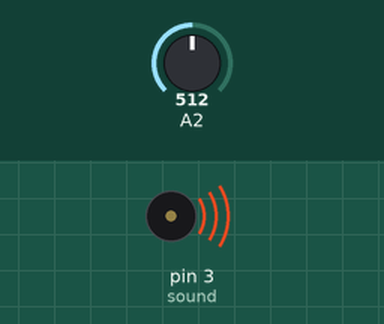
The sketch below on a simulated Arduino Uno, built for the host (arithmetic inside an expression is 32-bit, double 64-bit). Parts: buzzer (waves = sounding). The inputs (shaded band) are chosen by the test bench; at power-on: A2 = 512. What the sketch prints to the serial monitor is not drawn.

Above: at 1.2 s.
1.3 s: A2 set to 0
At 2.5 s:
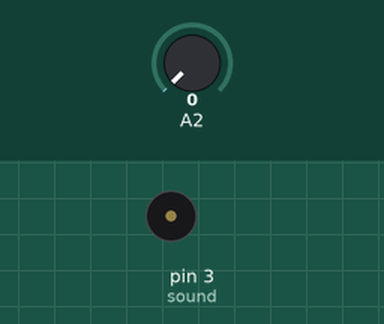
2.8 s: A2 set to 122
At 3.7 s:
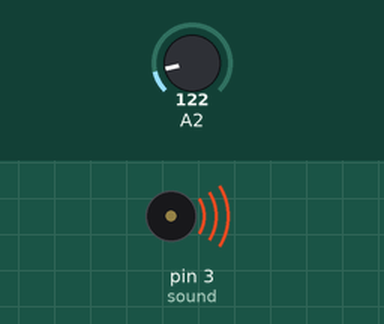
Timing chart, 0 to 5.8 s (numbered marks = the images above; inputs shaded):
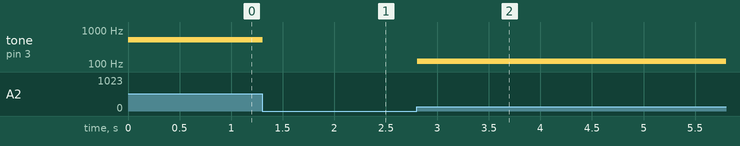

Measured:
- after the input at 1.3 s, tone on pin 3 (sound): 512 Hz → silent at once
- after the input at 2.8 s, tone on pin 3 (sound): silent → 122 Hz at once

The sketch:

soundmaker.ino
```cpp
#include <ArduinoSTL.h>

using namespace std;
const int sound = 3;
void setup() {
  Serial.begin(9600);
  pinMode(sound, OUTPUT);
}

void loop() {
  int reading = analogRead(A2);
  cout << reading << endl;
  tone(3, reading);


}
```
